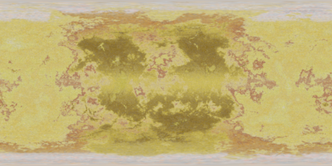
#> input picture static/images/textures_exoplanet/Dusty/Dusty01.png, 332 x 166 px, shrunk from 1024 x 512 before the run
$ python make_dusty_atlas.py
#> lines starting #> are read from the running program, lines starting #| are printed output that depends on the picture
import json
import os
from PIL import Image

# Configuration
INPUT_FILES = [
    "Dusty01.png",
    "Dusty02.png",
    "Dusty03.png",
    "Dusty04.png",
    "Dusty05.png",
]
COLUMNS = 3
ROWS = 2
PADDING = 4  # pixels around and between tiles
OUTPUT_IMAGE = "Dusty_atlas.png"
OUTPUT_JSON = "Dusty_atlas.json"


def main():
    base_dir = os.path.dirname(os.path.abspath(__file__))

    # Load images, keeping only those that exist
    tiles = []
    for name in INPUT_FILES:
        path = os.path.join(base_dir, name)
        if not os.path.isfile(path):
            print(f"Warning: missing file {name}, skipping.")
            tiles.append(None)
            continue
        img = Image.open(path).convert("RGBA")
#> img is the input picture: PIL image 332x166 RGBA; mean R, G, B, A 192.8, 175.6, 116.5, 255
        tiles.append({
            "name": name,
            "image": img,
            "w": img.width,
            "h": img.height,
        })

    # Place up to ROWS*COLUMNS tiles
    max_tiles = COLUMNS * ROWS
#> max_tiles = 6
    if len(tiles) > max_tiles:
        tiles = tiles[:max_tiles]
    else:
        # Pad list to full grid length with None
        tiles += [None] * (max_tiles - len(tiles))

    # Compute column widths and row heights (max per column/row)
    col_widths = [0] * COLUMNS
    row_heights = [0] * ROWS
    for idx, tile in enumerate(tiles):
        r = idx // COLUMNS
        c = idx % COLUMNS
        if tile is None:
            continue
        col_widths[c] = max(col_widths[c], tile["w"])
        row_heights[r] = max(row_heights[r], tile["h"])

    # Compute atlas size with padding around and between
    total_width = PADDING + sum(col_widths) + (COLUMNS * PADDING)
    total_height = PADDING + sum(row_heights) + (ROWS * PADDING)

    # Compute x offsets for each column and y offsets for each row
    x_offsets = []
    acc = PADDING
    for cw in col_widths:
        x_offsets.append(acc)
        acc += cw + PADDING

    y_offsets = []
    acc = PADDING
    for rh in row_heights:
        y_offsets.append(acc)
        acc += rh + PADDING

    # Create atlas and paste tiles
    atlas = Image.new("RGBA", (total_width, total_height), (0, 0, 0, 0))
#> atlas: PIL image 1012x344 RGBA; every value is 0

    frames = {}
    for idx, tile in enumerate(tiles):
        r = idx // COLUMNS
        c = idx % COLUMNS
        x = x_offsets[c]
        y = y_offsets[r]
        if tile is None:
            continue
        img = tile["image"]
        atlas.paste(img, (x, y))
        frames[tile["name"]] = {
            "frame": {"x": x, "y": y, "w": tile["w"], "h": tile["h"]},
            "rotated": False,
            "trimmed": False,
            "spriteSourceSize": {"x": 0, "y": 0, "w": tile["w"], "h": tile["h"]},
            "sourceSize": {"w": tile["w"], "h": tile["h"]},
        }
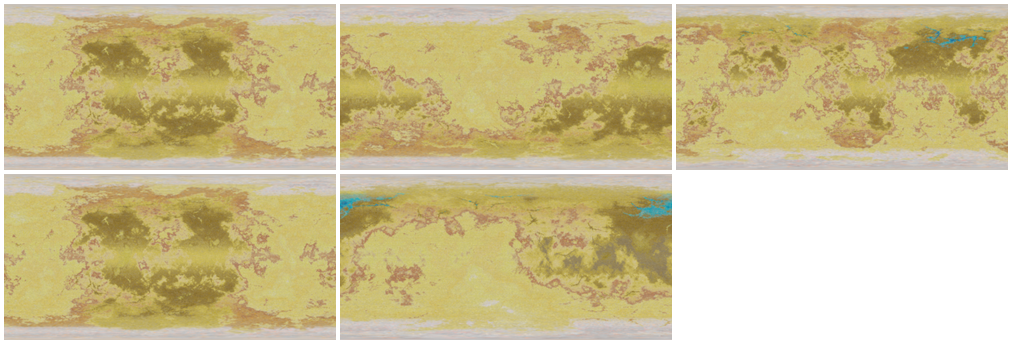
#> atlas: PIL image 1012x344 RGBA; mean R, G, B, A 152.5, 139.4, 93.6, 201.8; transparent parts drawn white
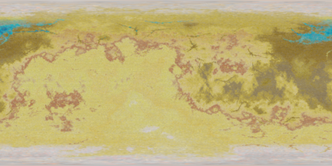
#> img: PIL image 332x166 RGBA; mean R, G, B, A 191.1, 176.9, 120.7, 255

    # Save outputs
    out_img_path = os.path.join(base_dir, OUTPUT_IMAGE)
    out_json_path = os.path.join(base_dir, OUTPUT_JSON)
    atlas.save(out_img_path, format="PNG")

    meta = {
        "app": "Cascade Atlas Builder",
        "version": 1,
        "image": OUTPUT_IMAGE,
        "size": {"w": total_width, "h": total_height},
        "scale": "1",
        "padding": PADDING,
        "grid": {"columns": COLUMNS, "rows": ROWS},
    }

    data = {"frames": frames, "meta": meta}
    with open(out_json_path, "w", encoding="utf-8") as f:
        json.dump(data, f, ensure_ascii=False, indent=2)

    print(f"Wrote {OUTPUT_IMAGE} and {OUTPUT_JSON}")


if __name__ == "__main__":
    main()
